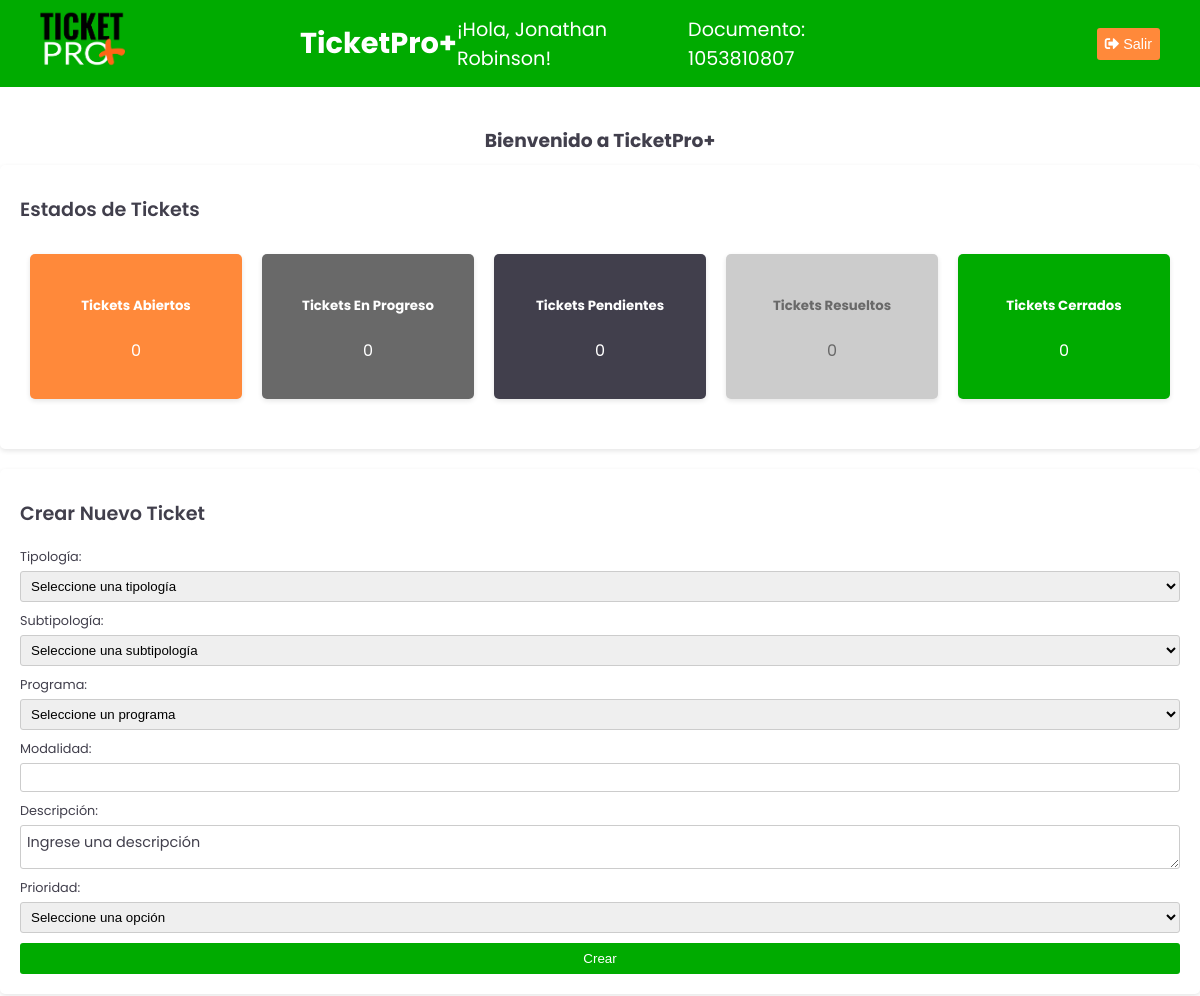
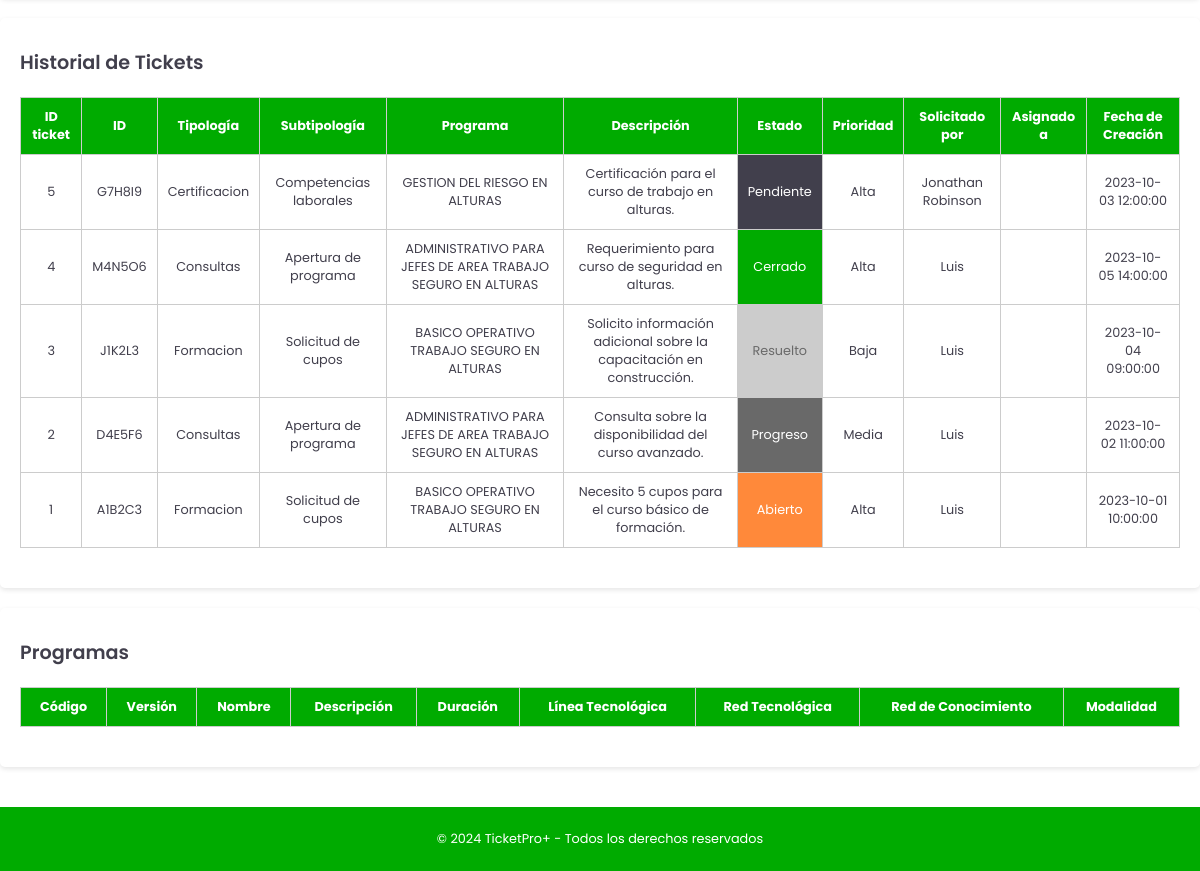
The app's page /src/pages/Home/home.php (signed in) with its own data (2 pictures, top to bottom).
### tables this page shows
CREATE TABLE `usuarios` (
  `id_usuario` int(11) NOT NULL,
  `tipo_documento` varchar(255) NOT NULL,
  `documento` varchar(255) NOT NULL,
  `nombre` varchar(255) NOT NULL,
  `apellido` varchar(255) NOT NULL,
  `email` varchar(255) NOT NULL,
  `telefono` varchar(20) DEFAULT NULL,
  `departamento` varchar(255) DEFAULT NULL,
  `municipio` varchar(255) DEFAULT NULL,
  `password` varchar(255) NOT NULL,
  `id_rol` int(11) NOT NULL,
  `estado` enum('Activo','Inactivo') NOT NULL DEFAULT 'Activo',
  `fecha_registro` datetime NOT NULL DEFAULT current_timestamp()
);

CREATE TABLE `ticket` (
  `id_ticket` int(11) NOT NULL,
  `id_usuario` int(11) NOT NULL,
  `numero_ticket` varchar(50) NOT NULL,
  `descripcion` text NOT NULL,
  `prioridad` enum('Alta','Media','Baja') NOT NULL,
  `estado` enum('Abierto','Progreso','Pendiente','Resuelto','Cerrado') NOT NULL,
  `id_rol` int(11) DEFAULT NULL,
  `id_programa` int(11) DEFAULT NULL,
  `id_tipologia` int(11) DEFAULT NULL,
  `fecha_creacion` datetime NOT NULL DEFAULT current_timestamp(),
  `fecha_actualizacion` datetime NOT NULL DEFAULT current_timestamp() ON UPDATE current_timestamp()
);

CREATE TABLE `tipologias` (
  `id_tipologia` int(11) NOT NULL,
  `tipologia` enum('Formacion','Consultas','Certificacion','PQRSF','Otro') NOT NULL,
  `subtipologia` varchar(255) NOT NULL,
  `id_rol` int(11) DEFAULT NULL,
  `estado_tipologia` enum('Activo','Inactivo') NOT NULL DEFAULT 'Activo',
  `fecha_creacion` datetime NOT NULL DEFAULT current_timestamp()
);

CREATE TABLE `programas` (
  `id_programa` int(11) NOT NULL,
  `codigo` varchar(50) NOT NULL,
  `version` varchar(50) NOT NULL,
  `nombre` varchar(255) NOT NULL,
  `descripcion` text DEFAULT NULL,
  `duracion` int(11) NOT NULL,
  `linea_tecnologica` varchar(255) NOT NULL,
  `red_tecnologica` varchar(255) NOT NULL,
  `red_de_conocimiento` varchar(255) NOT NULL,
  `modalidad` varchar(255) NOT NULL,
  `id_tipologia` int(11) NOT NULL,
  `estado` enum('Activo','Inactivo') NOT NULL DEFAULT 'Activo',
  `fecha_creacion` datetime NOT NULL DEFAULT current_timestamp()
);

### src/pages/Auth/session_user.php (called while the page is built, shortened)
<?php
include '../../connections/config.php';
$consulta = "SELECT nombre, documento FROM Usuarios WHERE documento = ?";
if ($stmt = $conexion->prepare($consulta)) {
    $stmt->bind_param("s", $_SESSION['documento']);
    $stmt->execute();
    $stmt->bind_result($nombre, $documento);
} else {
    die("Error en la consulta: " . $conexion->error);
}
?>

### src/pages/Home/get_tickets_recientes.php (the view)
<?php
include '../../connections/config.php';
$sql_tickets_recientes = "SELECT t.id_ticket, t.numero_ticket, tip.tipologia, tip.subtipologia, p.nombre AS programa, t.descripcion, t.estado, t.prioridad, u.nombre AS solicitado_por, a.nombre AS asignado_a, t.fecha_creacion
                          FROM Ticket t
                          JOIN Usuarios u ON t.id_usuario = u.id_usuario
                          LEFT JOIN Usuarios a ON t.id_rol = a.id_usuario
                          LEFT JOIN Programas p ON t.id_programa = p.id_programa
                          LEFT JOIN Tipologias tip ON t.id_tipologia = tip.id_tipologia
                          ORDER BY t.id_ticket DESC
                          LIMIT 100";
$result_tickets_recientes = $conexion->query($sql_tickets_recientes);
$output = '';
while ($row = $result_tickets_recientes->fetch_assoc()) {
    $estado_clase = '';
    switch (strtolower($row['estado'])) {
        case 'abierto':
            $estado_clase = 'ticket-abierto';
            break;
        case 'cerrado':
            $estado_clase = 'ticket-cerrado';
            break;
        case 'pendiente':
            $estado_clase = 'ticket-pendiente';
            break;
        case 'progreso':
            $estado_clase = 'ticket-progreso';
            break;
        case 'resuelto':
            $estado_clase = 'ticket-resuelto';
            break;
    }
    $output .= '<tr>';
    $output .= '<td>' . htmlspecialchars($row['id_ticket']) . '</td>';
    $output .= '<td>' . htmlspecialchars($row['numero_ticket']) . '</td>';
    $output .= '<td>' . htmlspecialchars($row['tipologia']) . '</td>';
    $output .= '<td>' . htmlspecialchars($row['subtipologia']) . '</td>';
    $output .= '<td>' . htmlspecialchars($row['programa']) . '</td>';
    $output .= '<td>' . htmlspecialchars($row['descripcion']) . '</td>';
    $output .= '<td class="' . $estado_clase . '">' . ucfirst(htmlspecialchars($row['estado'])) . '</td>';
    $output .= '<td>' . htmlspecialchars($row['prioridad']) . '</td>';
    $output .= '<td>' . htmlspecialchars($row['solicitado_por']) . '</td>';
    $output .= '<td>' . htmlspecialchars($row['asignado_a']) . '</td>';
    $output .= '<td>' . htmlspecialchars($row['fecha_creacion']) . '</td>';
    $output .= '</tr>';
}
echo $output;
?>

### src/pages/Home/home.php (shortened to what this page needs)
<?php include '../Auth/session_user.php'; ?>
<!DOCTYPE html>
<html lang="es">
<head>
    <link rel="stylesheet" href="../../../assets/css/home.css">
    <link rel="stylesheet" href="https://cdnjs.cloudflare.com/ajax/libs/font-awesome/5.15.4/css/all.min.css">
    <link rel="stylesheet" type="text/css" href="https://cdn.datatables.net/1.11.5/css/jquery.dataTables.min.css">
</head>
<body>
    <header>
        <a href="../../../index.php" class="logo">
            <img src="../../../assets/images/logoticket.png" alt="TicketPro+ Logo">
        </a>
        <section class="textos-header">
            <h1 class="titulo1">TicketPro+</h1>
            <p>¡Hola, <?php echo htmlspecialchars($nombre); ?>!</p>
            <p>Documento: <?php echo htmlspecialchars($documento); ?></p>
        </section>
        <nav>
            <form action="" method="post">
                <button type="submit" name="cerrar_sesion" class="logout-button"><i class="fas fa-sign-out-alt"></i> Salir</button>
            </form>
        </nav>
    </header>
    <main>
        <h3>Bienvenido a TicketPro+</h3>
        <div class="dashboard">
            <section class="module estados">
                <h4 class="titulos_tablas">Estados de Tickets</h4>
                <div class="estados-container" id="estados-container">
                    <div class="estado ticket-abierto">
                        <h5>Tickets Abiertos</h5>
                        <p id="tickets-abiertos">0</p>
                    </div>
                    <div class="estado ticket-progreso">
                        <h5>Tickets En Progreso</h5>
                        <p id="tickets-progreso">0</p>
                    </div>
                    <div class="estado ticket-pendiente">
                        <h5>Tickets Pendientes</h5>
                        <p id="tickets-pendientes">0</p>
                    </div>
                    <div class="estado ticket-resuelto">
                        <h5>Tickets Resueltos</h5>
                        <p id="tickets-resueltos">0</p>
                    </div>
                    <div class="estado ticket-cerrado">
                        <h5>Tickets Cerrados</h5>
                        <p id="tickets-cerrados">0</p>
                    </div>
                </div>
            </section>
            <section class="module">
                <h4 class="titulos_tablas">Crear Nuevo Ticket</h4>
                <form id="nueva-solicitud-form" method="POST" action="crear_ticket.php">
                    <label for="tipologia">Tipología:</label>
                    <select id="tipologia" name="tipologia" required>
                        <option value="" disabled selected>Seleccione una tipología</option>
                    </select>
                    <label for="subtipologia">Subtipología:</label>
                    <select id="subtipologia" name="subtipologia" required>
                        <option value="" disabled selected>Seleccione una subtipología</option>
                    </select>
                    <label for="programa">Programa:</label>
                    <select id="programa" name="programa" required>
                        <option value="" disabled selected>Seleccione un programa</option>
                    </select>
                    <label for="modalidad">Modalidad:</label>
                    <input type="text" id="modalidad" name="modalidad" readonly>
                    <label for="descripcion">Descripción:</label>
                    <textarea id="descripcion" name="descripcion" placeholder="Ingrese una descripción" required></textarea>
                    <label for="prioridad">Prioridad:</label>
                    <select id="prioridad" name="prioridad" required>
                        <option value="" disabled selected>Seleccione una opción</option>
                    </select>
                    <button type="submit">Crear</button>
                </form>
            </section>
            <section class="module tickets-recientes">
                <h4 class="titulos_tablas">Historial de Tickets</h4>
                <table id="miTablaTickets" class="display">
                    <thead>
                        <tr>
                            <th>ID ticket</th>
                            <th>ID</th>
                            <th>Tipología</th>
                            <th>Subtipología</th>
                            <th>Programa</th>
                            <th>Descripción</th>
                            <th>Estado</th>
                            <th>Prioridad</th>
                            <th>Solicitado por</th>
                            <th>Asignado a</th>
                            <th>Fecha de Creación</th>
                        </tr>
                    </thead>
                    <tbody id="tickets-recientes-list">
                        <?php include 'get_tickets_recientes.php'; ?>
                    </tbody>
                </table>
            </section>
            <section class="module programas">
                <h4 class="titulos_tablas">Programas</h4>
                <table id="miTablaProgramas" class="display">
                    <thead>
                        <tr>
                            <th>Código</th>
                            <th>Versión</th>
                            <th>Nombre</th>
                            <th>Descripción</th>
                            <th>Duración</th>
                            <th>Línea Tecnológica</th>
                            <th>Red Tecnológica</th>
                            <th>Red de Conocimiento</th>
                            <th>Modalidad</th>
                        </tr>
                    </thead>
                </table>
            </section>
        </div>
    </main>
    <footer>
        <p>&copy; 2024 TicketPro+ - Todos los derechos reservados</p>
    </footer>
</body>
</html>

### assets/css/home.css (style rules this page uses)
:root { --color-blanco: #ffffff; --color-gris-oscuro: #413f4c; --color-verde: #00AB00; --color-gris: #696969; --color-naranja: #ff893a; --color-gris-claro: #cccccc; }
body { font-family: "Poppins", sans-serif; margin: 0; padding: 0; display: flex; flex-direction: column; min-height: 100vh; background-color: var(--color-blanco); color: var(--color-gris-oscuro); }
header { background-color: var(--color-verde); color: var(--color-blanco); padding: 10px 20px; display: flex; justify-content: space-between; align-items: center; position: relative; }
.textos-header { position: absolute; top: 50%; left: 50%; transform: translate(-50%, -50%); display: flex; align-items: center; font-size: 1rem; z-index: 1; }
.textos-header h1 { margin: 0; }
.logo { margin-left: 20px; }
.logo img { height: 50px; width: auto; transition: transform 0.3s, border-radius 0.3s; }
nav { margin-right: 20px; }
.logout-button { padding: 8px; font-size: 0.9rem; background-color: var(--color-naranja); color: var(--color-blanco); border: none; border-radius: 3px; cursor: pointer; transition: background-color 0.3s ease; }
main { flex: 1; display: flex; flex-direction: column; align-items: center; padding: 20px; }
h3 { margin-bottom: 10px; }
.module { background-color: var(--color-blanco); padding: 20px; border-radius: 5px; box-shadow: 0 2px 5px rgba(0, 0, 0, 0.1); margin-bottom: 20px; width: 100%; max-width: 1100px; }
.module h4 { color: var(--color-gris-oscuro); margin: 10px 0 20px; }
.titulos_tablas { color: var(--color-gris-oscuro); margin-bottom: 10px; font-size: 1.2rem; font-weight: 600; }
option, #tipo_de_formacion::placeholder, #programa::placeholder, #modalidad::placeholder, #descripcion::placeholder { font-family: "Poppins", sans-serif; font-size: 0.9rem; color: var(--color-gris-oscuro); opacity: 1; }
.dashboard { display: flex; flex-direction: column; align-items: center; justify-content: center; min-height: 100vh; }
footer { background-color: var(--color-verde); color: var(--color-blanco); padding: 10px 0; text-align: center; font-size: 0.8rem; }
#nueva-solicitud-form { display: flex; flex-direction: column; width: 100%; }
#nueva-solicitud-form label { margin-bottom: 5px; color: var(--color-gris-oscuro); font-size: 0.8rem; }
#nueva-solicitud-form input, #nueva-solicitud-form textarea, #nueva-solicitud-form select { padding: 6px; margin-bottom: 10px; border: 1px solid var(--color-gris-claro); border-radius: 3px; }
#nueva-solicitud-form button { padding: 8px 12px; background-color: var(--color-verde); color: var(--color-blanco); border: none; border-radius: 3px; cursor: pointer; transition: background-color 0.3s ease; }
.estados-container { display: flex; justify-content: center; flex-wrap: wrap; margin-bottom: 20px; }
.estado { background-color: var(--color-blanco); padding: 20px; border-radius: 5px; box-shadow: 0 2px 5px rgba(0, 0, 0, 0.1); margin: 10px; text-align: center; flex: 1; min-width: 150px; max-width: 300px; }
.tickets-recientes table, .programas table { width: 100%; border-collapse: collapse; margin-bottom: 20px; font-size: 0.8rem; }
.tickets-recientes th, .tickets-recientes td, .programas th, .programas td { padding: 10px; border: 1px solid var(--color-gris-claro); text-align: center; }
.tickets-recientes th, .programas th { background-color: var(--color-verde); color: var(--color-blanco); }
.ticket-abierto { background-color: var(--color-naranja); color: var(--color-blanco); }
.ticket-cerrado, .ticket-pendiente, .ticket-progreso, .ticket-resuelto { color: var(--color-blanco); }
.ticket-cerrado { background-color: var(--color-verde); }
.ticket-pendiente { background-color: var(--color-gris-oscuro); }
.ticket-progreso { background-color: var(--color-gris); }
.ticket-resuelto { background-color: var(--color-gris-claro); color: var(--color-gris); }
@media (min-width: 901px) { .textos-header { font-size: 1.2rem; } }
@media (min-width: 901px) { .logo img { height: 60px; } }
@media (min-width: 901px) { .module { max-width: 1200px; } }

### records on screen
usuarios: nombre "Jonathan Robinson", documento "1053810807"
ticket: id_ticket "5", numero_ticket "G7H8I9", id_tipologia.tipologia "Certificacion", id_tipologia.subtipologia "Competencias laborales", id_programa.nombre "GESTION DEL RIESGO EN ALTURAS", descripcion "Certificación para el curso de trabajo en alturas.", estado "Pendiente", prioridad "Alta", id_usuario.nombre "Jonathan Robinson", fecha_creacion "2023-10-03 12:00:00"
ticket: id_ticket "4", numero_ticket "M4N5O6", id_tipologia.tipologia "Consultas", id_tipologia.subtipologia "Apertura de programa", id_programa.nombre "ADMINISTRATIVO PARA JEFES DE AREA TRABAJO SEGURO EN ALTURAS", descripcion "Requerimiento para curso de seguridad en alturas.", estado "Cerrado", prioridad "Alta", id_usuario.nombre "Luis", fecha_creacion "2023-10-05 14:00:00"
ticket: id_ticket "3", numero_ticket "J1K2L3", id_tipologia.tipologia "Formacion", id_tipologia.subtipologia "Solicitud de cupos", id_programa.nombre "BASICO OPERATIVO TRABAJO SEGURO EN ALTURAS", descripcion "Solicito información adicional sobre la capacitación en construcción.", estado "Resuelto", prioridad "Baja", id_usuario.nombre "Luis", fecha_creacion "2023-10-04 09:00:00"
ticket: id_ticket "2", numero_ticket "D4E5F6", id_tipologia.tipologia "Consultas", id_tipologia.subtipologia "Apertura de programa", id_programa.nombre "ADMINISTRATIVO PARA JEFES DE AREA TRABAJO SEGURO EN ALTURAS", descripcion "Consulta sobre la disponibilidad del curso avanzado.", estado "Progreso", prioridad "Media", id_usuario.nombre "Luis", fecha_creacion "2023-10-02 11:00:00"
ticket: id_ticket "1", numero_ticket "A1B2C3", id_tipologia.tipologia "Formacion", id_tipologia.subtipologia "Solicitud de cupos", id_programa.nombre "BASICO OPERATIVO TRABAJO SEGURO EN ALTURAS", descripcion "Necesito 5 cupos para el curso básico de formación.", estado "Abierto", prioridad "Alta", id_usuario.nombre "Luis", fecha_creacion "2023-10-01 10:00:00"
